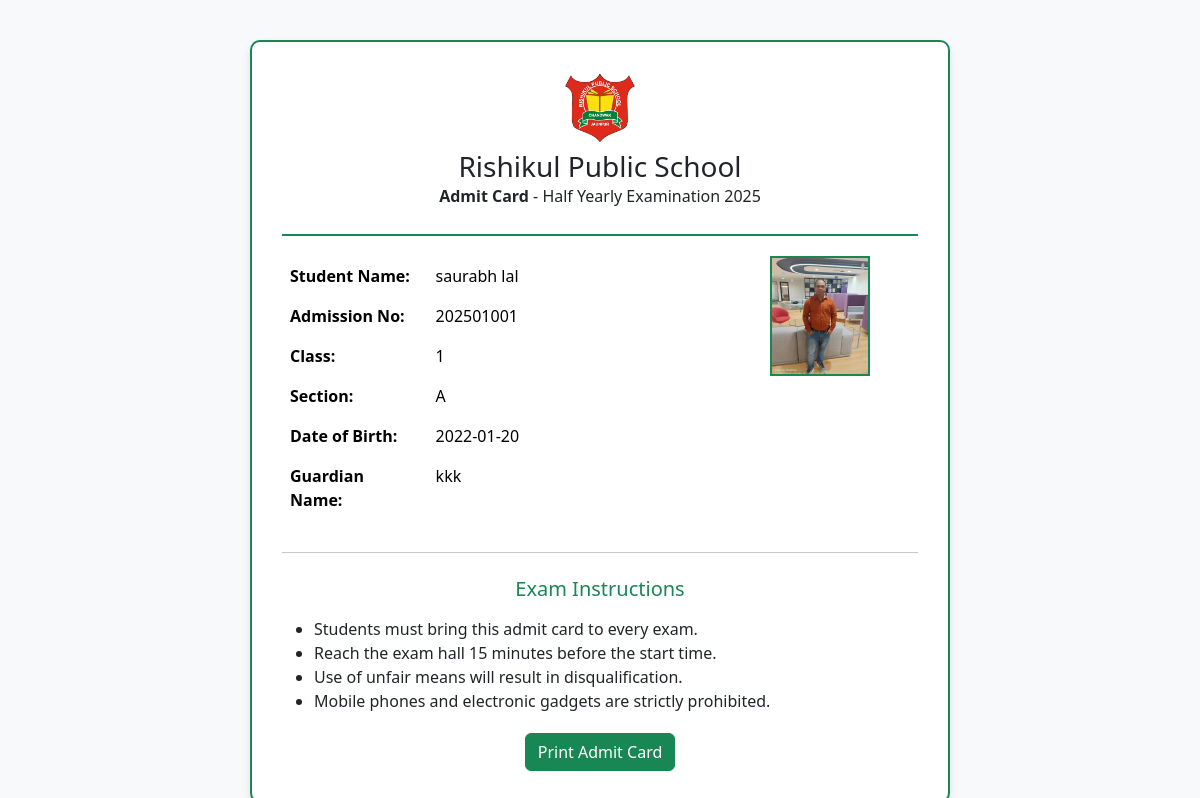
Page /teacher/generate_admit_card.php?admission_no=202501001 (signed in) on the committed database.
### tables this page shows
CREATE TABLE `students` (
  `id` varchar(20) NOT NULL,
  `admission_no` varchar(50) DEFAULT NULL,
  `first_name` varchar(100) NOT NULL,
  `last_name` varchar(100) DEFAULT NULL,
  `dob` date DEFAULT NULL,
  `gender` enum('male','female','other') DEFAULT NULL,
  `class_name` varchar(20) DEFAULT NULL,
  `classroom_id` varchar(20) DEFAULT NULL,
  `section` varchar(10) DEFAULT NULL,
  `guardian_name` varchar(150) DEFAULT NULL,
  `guardian_phone` varchar(30) DEFAULT NULL,
  `address` text DEFAULT NULL,
  `photo` varchar(255) DEFAULT NULL,
  `created_at` timestamp NOT NULL DEFAULT current_timestamp()
);

### teacher/generate_admit_card.php (the view, shortened to what this page needs)
<?php
include("../common/config.php");
$admission_no = $_GET['admission_no'] ?? '';
$stmt = $conn->prepare("SELECT first_name, last_name, class_name, section, dob, guardian_name, photo
                        FROM students WHERE admission_no = ?");
$stmt->bind_param("s", $admission_no);
$stmt->execute();
$result = $stmt->get_result();
$student = $result->fetch_assoc();
$student_name = trim($student['first_name'] . ' ' . $student['last_name']);
$photo = $student['photo'] ? "../images/students/" . $student['photo'] : "../images/default_student.png";
?>
<!DOCTYPE html>
<html lang="en">
<head>
<link href="https://cdn.jsdelivr.net/npm/bootstrap@5.3.2/dist/css/bootstrap.min.css" rel="stylesheet">
</head>
<body>
<div class="admit-card">
    <div class="school-header">
        <img src="../images/logo.png" alt="School Logo">
        <h3 class="mt-2 mb-0">Rishikul Public School</h3>
        <p><strong>Admit Card</strong> - Half Yearly Examination 2025</p>
    </div>
    <div class="row">
        <div class="col-md-8">
            <table class="table table-borderless details-table">
                <tr><th>Student Name:</th><td><?php echo htmlspecialchars($student_name); ?></td></tr>
                <tr><th>Admission No:</th><td><?php echo htmlspecialchars($admission_no); ?></td></tr>
                <tr><th>Class:</th><td><?php echo htmlspecialchars($student['class_name']); ?></td></tr>
                <tr><th>Section:</th><td><?php echo htmlspecialchars($student['section']); ?></td></tr>
                <tr><th>Date of Birth:</th><td><?php echo htmlspecialchars($student['dob']); ?></td></tr>
                <tr><th>Guardian Name:</th><td><?php echo htmlspecialchars($student['guardian_name']); ?></td></tr>
            </table>
        </div>
        <div class="col-md-4 text-center">
            <img src="<?php echo $photo; ?>" alt="Student Photo" class="photo">
        </div>
    </div>
    <hr>
    <h5 class="text-success text-center mt-4 mb-3">Exam Instructions</h5>
    <ul>
        <li>Students must bring this admit card to every exam.</li>
        <li>Reach the exam hall 15 minutes before the start time.</li>
        <li>Use of unfair means will result in disqualification.</li>
        <li>Mobile phones and electronic gadgets are strictly prohibited.</li>
    </ul>
    <div class="print-btn">
        <button onclick="window.print();" class="btn btn-success">Print Admit Card</button>
    </div>
</div>
</body>
</html>

### teacher/generate_admit_card.php (style rules this page uses)
body { background-color: #f8f9fa; }
.admit-card { max-width: 700px; margin: 40px auto; background: #fff; border: 2px solid #198754; border-radius: 10px; padding: 30px; box-shadow: 0 4px 8px rgba(0,0,0,0.1); }
.school-header { text-align: center; border-bottom: 2px solid #198754; padding-bottom: 10px; margin-bottom: 20px; }
.school-header img { width: 70px; height: 70px; }
.photo { width: 100px; height: 120px; border: 2px solid #198754; object-fit: cover; }
.details-table th { width: 35%; }
.print-btn { text-align: center; margin-top: 20px; }

### rows in the picture
students: student_name "saurabh lal", class_name "1", section "A", dob "2022-01-20", guardian_name "kkk", photo (picture)

### other values in the picture
$admission_no "202501001"
